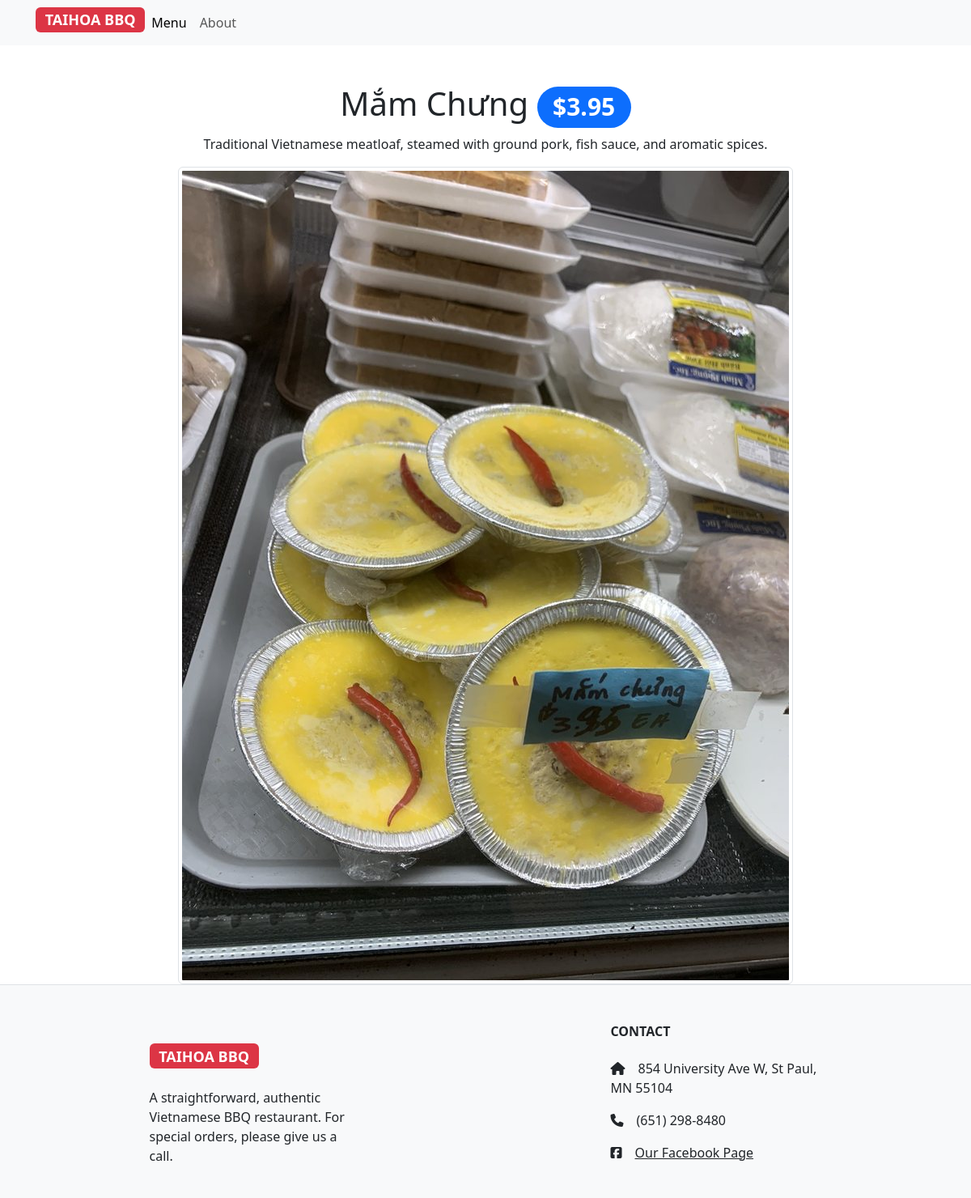
Screenshot of /item/11/ with the database file from the repository.
### restaurant_menu/models.py (models this page shows, shortened)
class Item(models.Model):
    meal = models.CharField(max_length=1000, unique=True)
    description = models.CharField(max_length=2000)
    price = models.DecimalField(max_digits=10, decimal_places=2)
    meal_type = models.CharField(max_length=200, choices=MEAL_TYPE)
    author = models.ForeignKey(User, on_delete=models.PROTECT)
    status = models.IntegerField(choices=STATUS, default=0)
    date_created = models.DateTimeField(auto_now_add=True)
    date_updated = models.DateTimeField(auto_now=True)
    meal_photo = models.ImageField(upload_to='images/', default="empty")
    per_pound = models.IntegerField(choices=PER_POUND, default=0)

### restaurant_menu/views.py (the view)
# urls.py: path('item/<int:pk>/', views.MenuItemDetail.as_view(), name="menu_item"),
class MenuItemDetail(generic.DetailView):
    model = Item
    template_name = "menu_item_detail.html"

### restaurant_menu/templates/menu_item_detail.html
{% extends 'base.html' %}
{% block content %}
    <div class="container">
        <div class="text-center">
        <h1 class="pt-5">{{ item.meal }}
            {% if item.per_pound == 0 %}
                <span class="badge bg-primary rounded-pill">${{ item.price }}</span>
            {% else %}
                <span class="badge bg-primary rounded-pill">${{ item.price }}/lbs</span>
            {% endif %}
        </h1>
            <p class="">{{ item.description }}</p>
            <img src="{{ item.meal_photo.url }}" class="img-thumbnail" alt="{{ item.meal }}">
        </div>
    </div>
{% endblock content %}

### rows the page displays
Item: meal "Mắm Chưng", price "3.95", description "Traditional Vietnamese meatloaf, steamed with ground pork, fish sauce, and aromatic spices.", meal_photo (picture)
